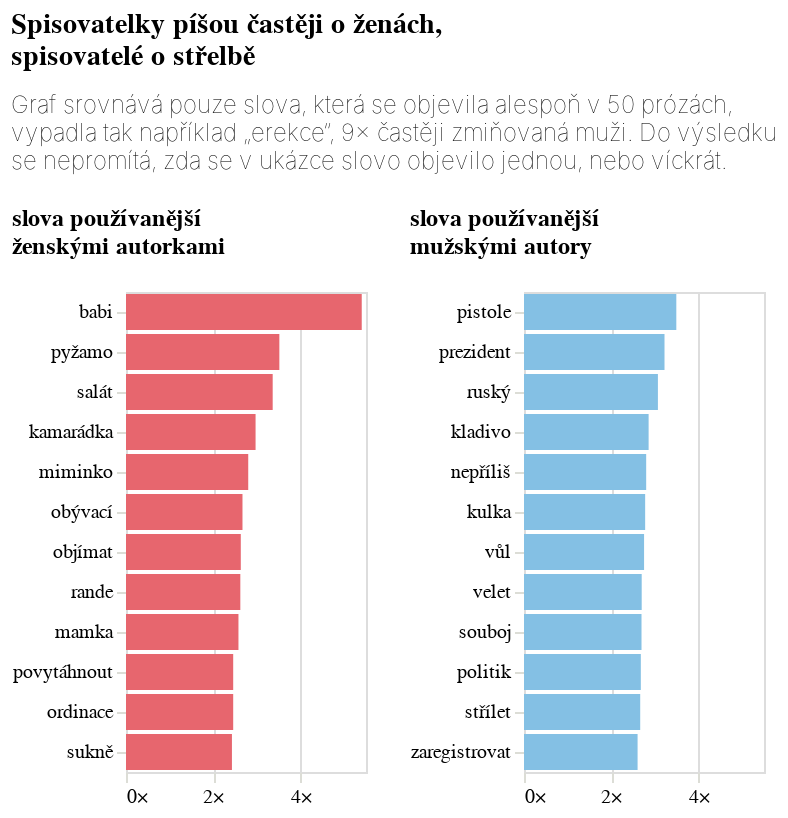

The code cell stored with this chart in its notebook:
### Code cell
# Chart for "mužští autoři"
muzsti_autori = alt.Chart(
    do_grafu2[do_grafu2["mz"] == "mužští autoři"]
).mark_bar().encode(
    alt.X("rozdíl:Q", title=None, axis=alt.Axis(labelExpr="datum.label + '×'", domainOpacity=0, tickColor='#DCDDD6')),
    alt.Y('slovo:N', sort='-x', title=None, axis=alt.Axis(tickColor='#DCDDD6', domainOpacity=0)),
    alt.Color("mz:N", legend=None, scale=alt.Scale(range=['#84c0e4'])),
).properties(title={"text": ["slova používanější","mužskými autory"], 'fontSize': 12}, width=120)

# Chart for "ženské autorky"
zenske_autorky = alt.Chart(
    do_grafu2[do_grafu2["mz"] == "ženské autorky"]
).mark_bar().encode(
    alt.X("rozdíl:Q", title=None, axis=alt.Axis(labelExpr="datum.label + '×'", domainOpacity=0, tickColor='#DCDDD6')),
    alt.Y('slovo:N', sort='-x', title=None, axis=alt.Axis(tickColor='#DCDDD6', domainOpacity=0)),
    alt.Color("mz:N", legend=None, scale=alt.Scale(range=['#E7666E'])),
).properties(title={"text": ["slova používanější","ženskými autorkami"], 'fontSize': 12}, width=120)

# Combine the charts with shared x-axis scale and original title
mz_graf = alt.hconcat(
    zenske_autorky,
    muzsti_autori
).resolve_scale(
    x='shared',  # Ensures the x-axes share the same scale
    color='independent'  # Allows each chart to use its own color encoding
).properties(
    title={
        'text': titulek,
        'subtitle': podtitulek
    }
)

mz_graf

### Figure 1 — Vega-Lite specification as saved in the notebook (floating-point values rounded to 4 significant figures)
{"config": {"title": {"font": "Noticia Text", "fontSize": 14, "anchor": "start", "fontWeight": "bolder", "subtitleFont": "Noticia Text", "subtitleFontSize": 12, "subtitleFontWeight": "lighter", "subtitlePadding": 12, "dy": -12}, "axis": {"labelFont": "Asap", "titleFont": "Asap", "fontWeight": "lighter", "titleFontWeight": "lighter", "labelFontSize": 10, "titleFontSize": 10, "labelPadding": 2, "titlePadding": 10}, "legend": {"labelFont": "Asap", "labelFontWeight": "normal", "titleFont": "Asap", "titleFontWeight": "normal", "labelFontSize": 10, "titleFontSize": 10}}, "hconcat": [{"data": {"name": "data-126d84e3cc0256d81c48541bf76d4df3"}, "mark": {"type": "bar"}, "encoding": {"color": {"field": "mz", "legend": null, "scale": {"range": ["#E7666E"]}, "type": "nominal"}, "x": {"axis": {"domainOpacity": 0, "labelExpr": "datum.label + '×'", "tickColor": "#DCDDD6"}, "field": "rozdíl", "title": null, "type": "quantitative"}, "y": {"axis": {"domainOpacity": 0, "tickColor": "#DCDDD6"}, "field": "slovo", "sort": "-x", "title": null, "type": "nominal"}}, "title": {"text": ["slova používanější", "ženskými autorkami"], "fontSize": 12}, "width": 120}, {"data": {"name": "data-e18d6a7070e880a940b9b7954c43110e"}, "mark": {"type": "bar"}, "encoding": {"color": {"field": "mz", "legend": null, "scale": {"range": ["#84c0e4"]}, "type": "nominal"}, "x": {"axis": {"domainOpacity": 0, "labelExpr": "datum.label + '×'", "tickColor": "#DCDDD6"}, "field": "rozdíl", "title": null, "type": "quantitative"}, "y": {"axis": {"domainOpacity": 0, "tickColor": "#DCDDD6"}, "field": "slovo", "sort": "-x", "title": null, "type": "nominal"}}, "title": {"text": ["slova používanější", "mužskými autory"], "fontSize": 12}, "width": 120}], "resolve": {"scale": {"color": "independent", "x": "shared"}}, "title": {"text": ["Spisovatelky píšou častěji o ženách,", "spisovatelé o střelbě"], "subtitle": ["Graf srovnává pouze slova, která se objevila alespoň v 50 prózách,", "vypadla tak například „erekce“, 9× častěji zmiňovaná muži. Do výsledku", "se nepromítá, zda se v ukázce slovo objevilo jednou, nebo víckrát."]}, "$schema": "https://vega.github.io/schema/vega-lite/v5.8.0.json", "datasets": {"data-126d84e3cc0256d81c48541bf76d4df3": [{"slovo": "babi", "rozdíl": 5.402, "mz": "ženské autorky"}, {"slovo": "pyžamo", "rozdíl": 3.514, "mz": "ženské autorky"}, {"slovo": "salát", "rozdíl": 3.362, "mz": "ženské autorky"}, {"slovo": "kamarádka", "rozdíl": 2.969, "mz": "ženské autorky"}, {"slovo": "miminko", "rozdíl": 2.801, "mz": "ženské autorky"}, {"slovo": "obývací", "rozdíl": 2.669, "mz": "ženské autorky"}, {"slovo": "objímat", "rozdíl": 2.631, "mz": "ženské autorky"}, {"slovo": "rande", "rozdíl": 2.62, "mz": "ženské autorky"}, {"slovo": "mamka", "rozdíl": 2.577, "mz": "ženské autorky"}, {"slovo": "povytáhnout", "rozdíl": 2.456, "mz": "ženské autorky"}, {"slovo": "ordinace", "rozdíl": 2.456, "mz": "ženské autorky"}, {"slovo": "sukně", "rozdíl": 2.428, "mz": "ženské autorky"}], "data-e18d6a7070e880a940b9b7954c43110e": [{"slovo": "zaregistrovat", "rozdíl": 2.603, "mz": "mužští autoři"}, {"slovo": "střílet", "rozdíl": 2.663, "mz": "mužští autoři"}, {"slovo": "politik", "rozdíl": 2.677, "mz": "mužští autoři"}, {"slovo": "souboj", "rozdíl": 2.693, "mz": "mužští autoři"}, {"slovo": "velet", "rozdíl": 2.697, "mz": "mužští autoři"}, {"slovo": "vůl", "rozdíl": 2.752, "mz": "mužští autoři"}, {"slovo": "kulka", "rozdíl": 2.777, "mz": "mužští autoři"}, {"slovo": "nepříliš", "rozdíl": 2.8, "mz": "mužští autoři"}, {"slovo": "kladivo", "rozdíl": 2.856, "mz": "mužští autoři"}, {"slovo": "ruský", "rozdíl": 3.069, "mz": "mužští autoři"}, {"slovo": "prezident", "rozdíl": 3.22, "mz": "mužští autoři"}, {"slovo": "pistole", "rozdíl": 3.491, "mz": "mužští autoři"}]}}
